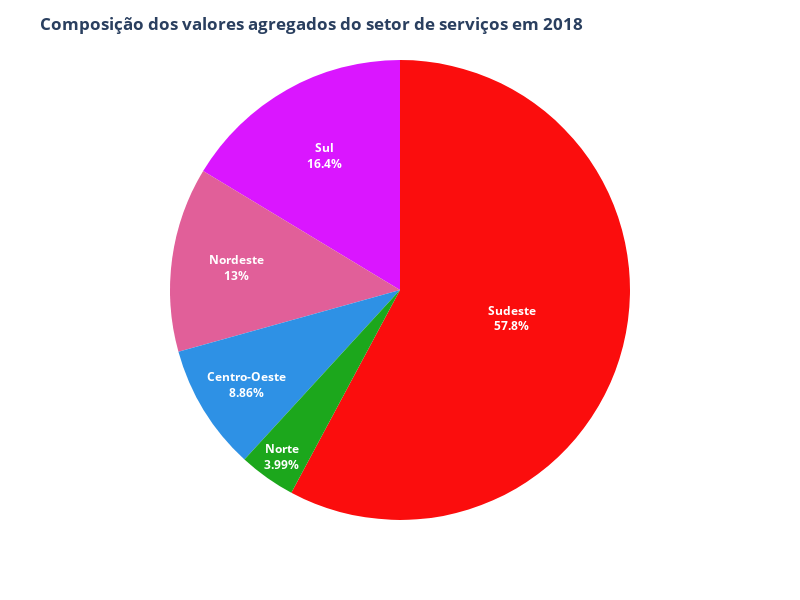

Notebook cell for this chart:
### Code cell
fig = px.pie(
    df_services_2018,
    values="va_servicos",
    names="regiao",
    color="regiao",
    color_discrete_sequence=px.colors.qualitative.Dark24,
    height=600,
    width=800
)
fig.update_traces(
    textposition="inside",
    textinfo="percent+label",
    textfont=dict(color="white"),
    texttemplate="<b>%{label}<br>%{percent}",
    hoverinfo="skip",
    hovertemplate=None,
)
fig.update_layout(
    title_text="<b>Composição dos valores agregados do setor de serviços em 2018",
    showlegend=False,
)
fig.show()

### Figure 1 — Plotly figure (JSON) as saved in the notebook; plotly's stock layout.template omitted (floating-point values rounded to 4 significant figures)
{"data": [{"customdata": [["Centro-Oeste"], ["Nordeste"], ["Norte"], ["Sudeste"], ["Sul"]], "domain": {"x": [0, 1], "y": [0, 1]}, "hoverinfo": "skip", "labels": ["Centro-Oeste", "Nordeste", "Norte", "Sudeste", "Sul"], "legendgroup": "", "marker": {"colors": ["#2E91E5", "#E15F99", "#1CA71C", "#FB0D0D", "#DA16FF"]}, "name": "", "showlegend": true, "textfont": {"color": "white"}, "textinfo": "percent+label", "textposition": "inside", "texttemplate": "<b>%{label}<br>%{percent}", "type": "pie", "values": [296250896281, 433449662991, 133394247965, 1933221862566, 546627330178]}], "layout": {"height": 600, "legend": {"tracegroupgap": 0}, "margin": {"t": 60}, "piecolorway": ["#2E91E5", "#E15F99", "#1CA71C", "#FB0D0D", "#DA16FF", "#222A2A", "#B68100", "#750D86", "#EB663B", "#511CFB", "#00A08B", "#FB00D1", "#FC0080", "#B2828D", "#6C7C32", "#778AAE", "#862A16", "#A777F1", "#620042", "#1616A7", "#DA60CA", "#6C4516", "#0D2A63", "#AF0038"], "showlegend": false, "title": {"text": "<b>Composição dos valores agregados do setor de serviços em 2018"}, "width": 800}}
